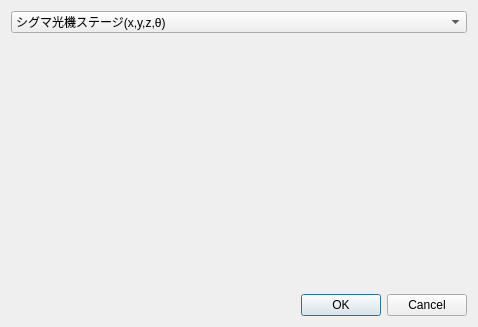
<?xml version="1.0" encoding="UTF-8"?>
<ui version="4.0">
 <class>StageSettingDialog</class>
 <widget class="QDialog" name="StageSettingDialog">
  <property name="geometry">
   <rect>
    <x>0</x>
    <y>0</y>
    <width>478</width>
    <height>327</height>
   </rect>
  </property>
  <property name="windowTitle">
   <string>Dialog</string>
  </property>
  <layout class="QGridLayout" name="gridLayout">
   <item row="0" column="0">
    <layout class="QVBoxLayout" name="verticalLayout">
     <item>
      <widget class="QComboBox" name="settingComboBox">
       <item>
        <property name="text">
         <string>シグマ光機ステージ(x,y,z,θ)</string>
        </property>
       </item>
       <item>
        <property name="text">
         <string>テクノハンズ(Φ), 樹脂供給用(z, θ)</string>
        </property>
       </item>
       <item>
        <property name="text">
         <string>シャッター</string>
        </property>
       </item>
      </widget>
     </item>
     <item>
      <widget class="QStackedWidget" name="stackedWidget">
       <property name="currentIndex">
        <number>-1</number>
       </property>
      </widget>
     </item>
    </layout>
   </item>
   <item row="1" column="0">
    <widget class="QDialogButtonBox" name="buttonBox">
     <property name="standardButtons">
      <set>QDialogButtonBox::Cancel|QDialogButtonBox::Ok</set>
     </property>
    </widget>
   </item>
  </layout>
 </widget>
 <resources/>
 <connections/>
</ui>
